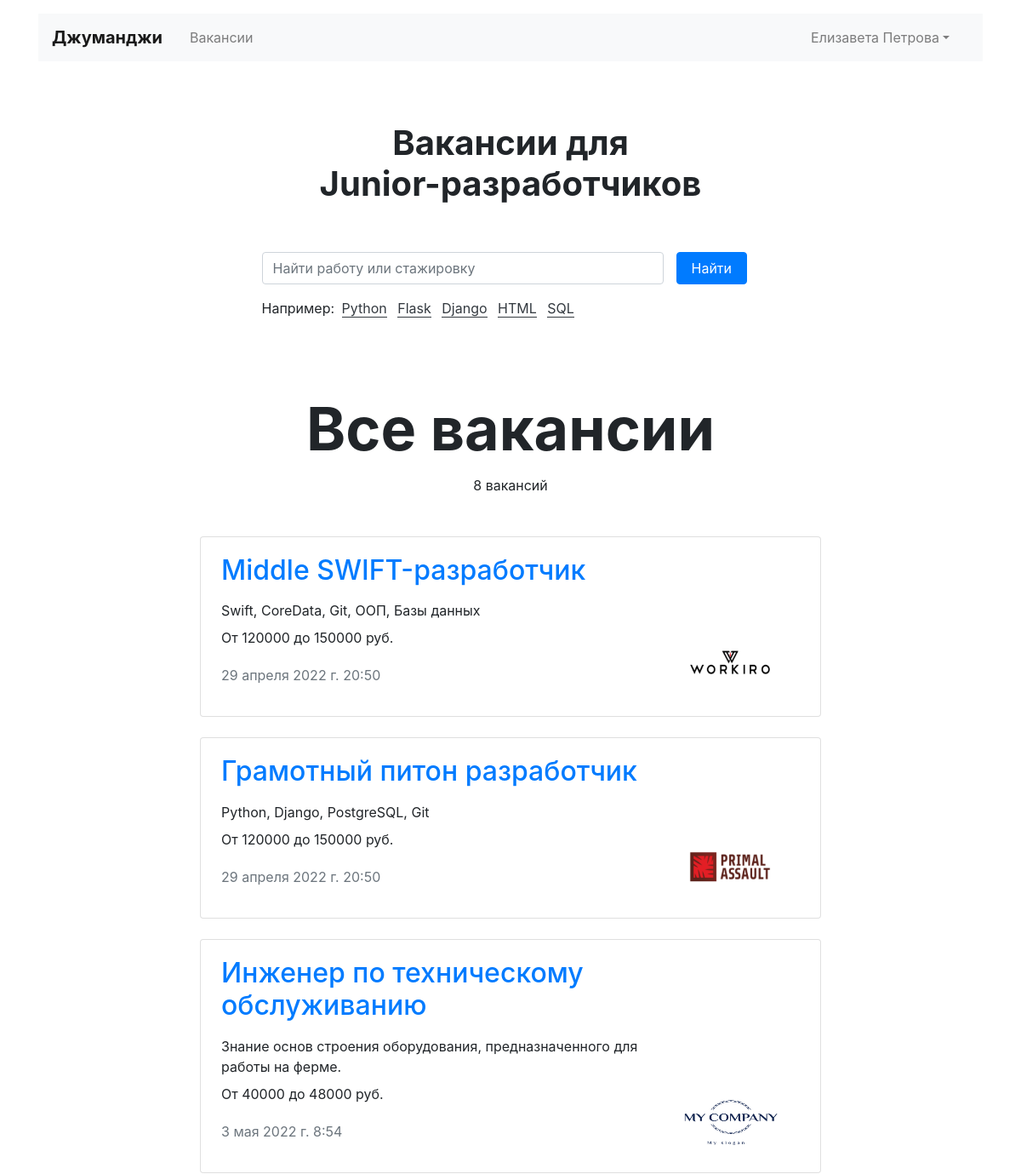
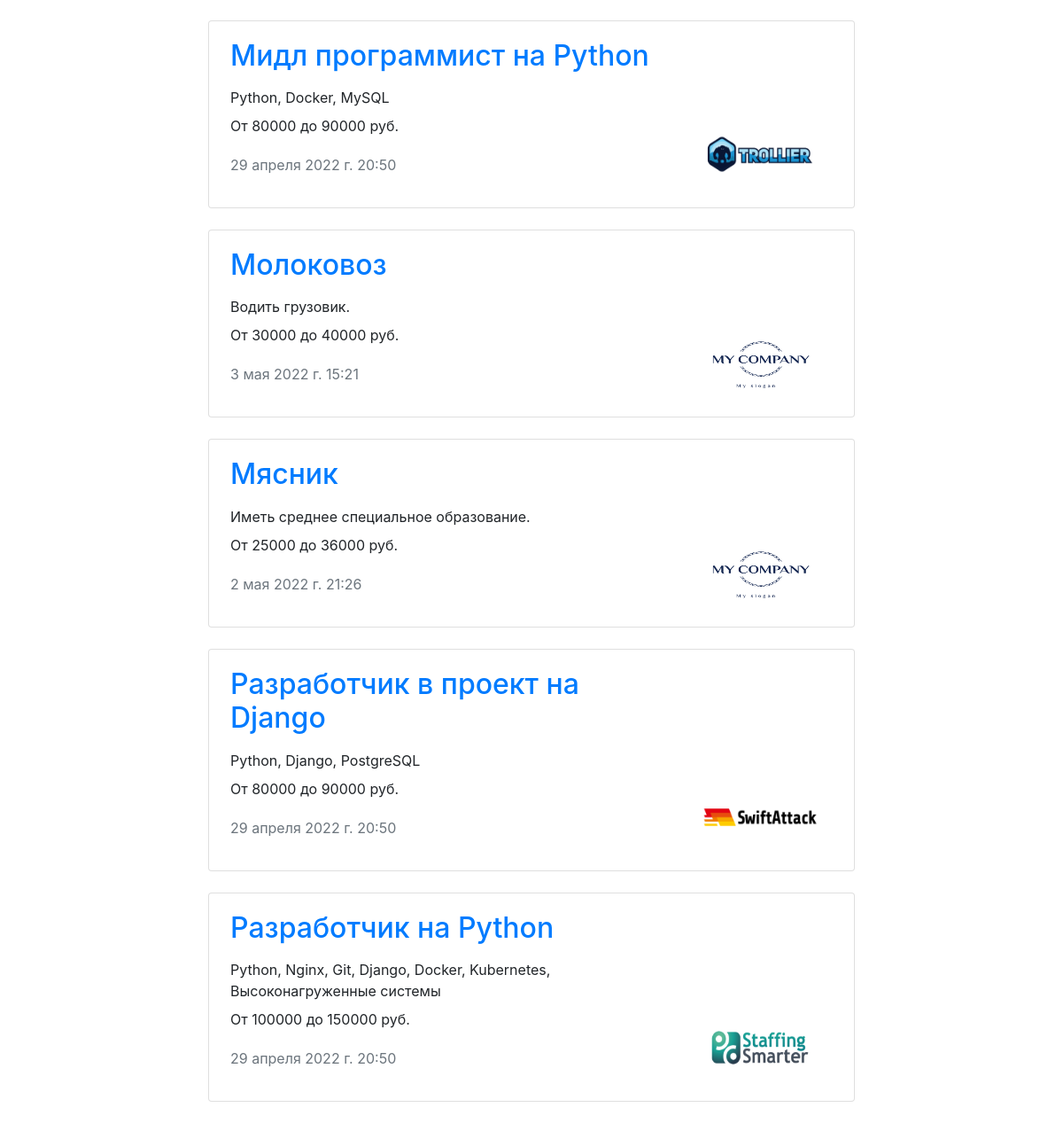
The page /vacancies/ (signed in) on the database as committed earlier (2 pictures, top to bottom).
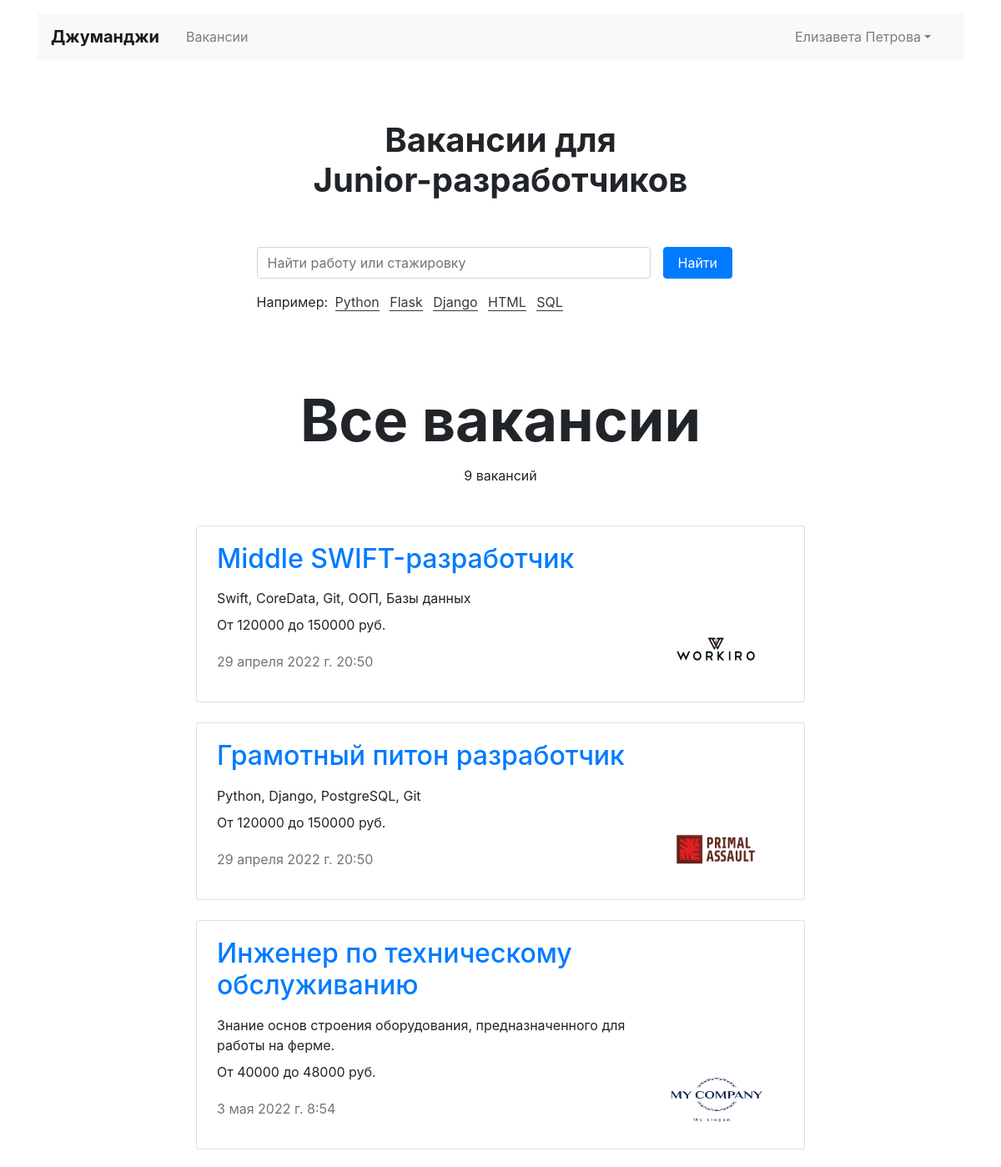
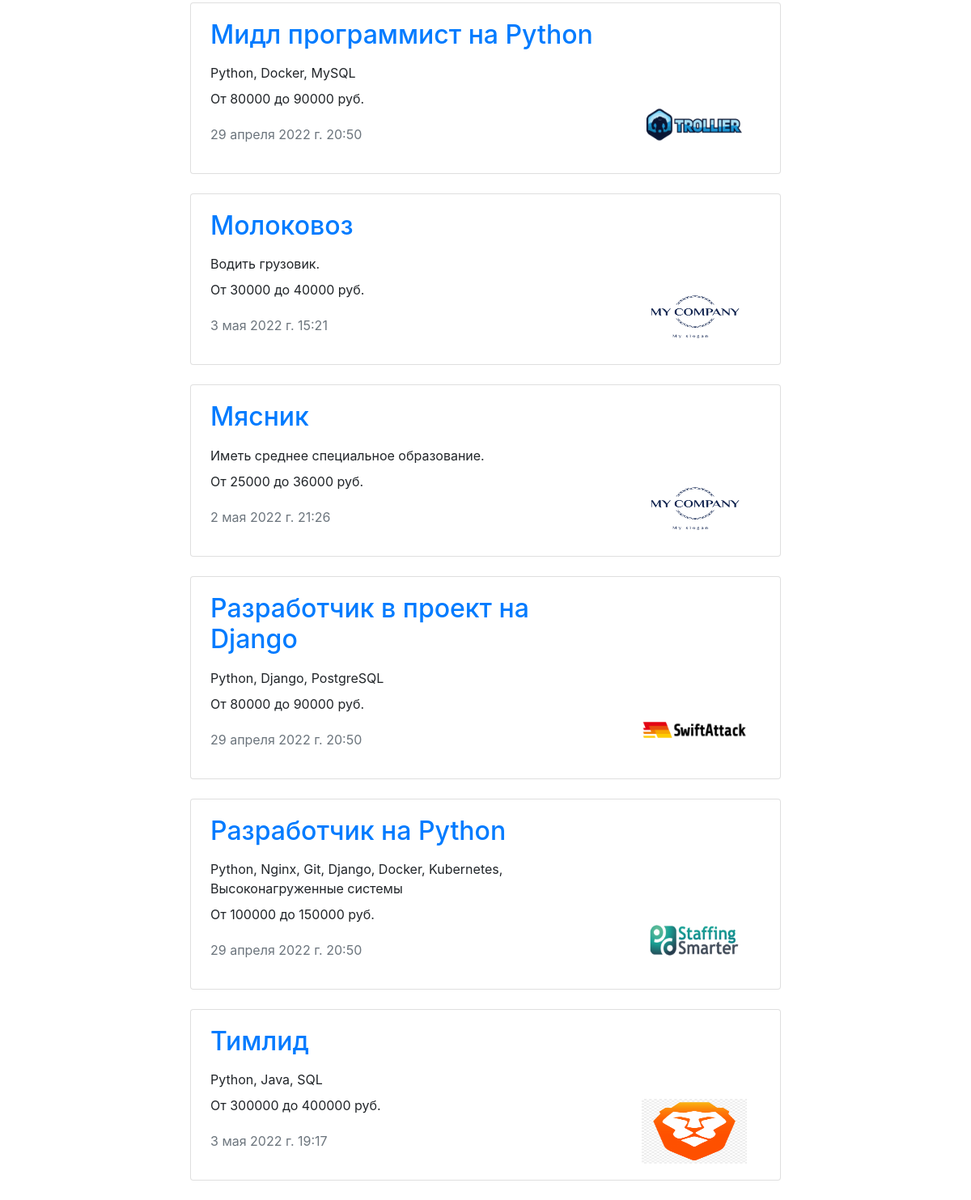
The same page on the database as committed later (2 pictures, top to bottom).
### job_site_app/models.py (models this page shows, shortened)
class Vacancy(models.Model):
    title = models.CharField(max_length=50, verbose_name='Вакансия')
    specialty = models.ForeignKey('Specialty', on_delete=models.CASCADE, related_name="specialty",
                                  verbose_name='Специальность')
    company = models.ForeignKey('Company', on_delete=models.CASCADE, related_name="company", verbose_name='Компания')
    skills = models.TextField(verbose_name='Навыки')
    description = models.TextField(verbose_name='Описание')
    salary_min = models.IntegerField(verbose_name='Минимальня зарплата')
    salary_max = models.IntegerField(verbose_name='Максимальная зарплата')
    published_at = models.DateTimeField(auto_now_add=True, verbose_name='Опубликовано')
    class Meta:
        verbose_name_plural = 'Вакансии'
        verbose_name = 'Вакансия'
        ordering = ['title']

class Company(models.Model):
    name = models.CharField(max_length=50, verbose_name='Компания')
    location = models.CharField(max_length=50, verbose_name='Город')
    logo = models.ImageField(upload_to='job_site_app/static/logo/', verbose_name='Лого')
    description = models.TextField(verbose_name='Информация о компании')
    employee_count = models.IntegerField(verbose_name='Количество сотрудников')
    owner = models.OneToOneField(User, null=True, on_delete=models.CASCADE,  related_name="owner",
                                 verbose_name='Владелец')
    class Meta:
        verbose_name_plural = 'Компании'
        verbose_name = 'Компания'
        ordering = ['name']

### job_site_app/views.py (the view)
# urls.py: path('vacancies/', VacancyListView.as_view(), name='vacancies'),
class VacancyListView(LoginRequiredMixin, ListView):
    login_url = 'accounts:login'
    template_name = 'job_site_app/vacancies.html'
    model = Vacancy
    def get_context_data(self, **kwargs):
        context = super(VacancyListView, self).get_context_data(**kwargs)
        context['vacancies'] = Vacancy.objects.all()
        return context

### job_site_app/templates/job_site_app/vacancies.html
{% extends "layout/basic.html" %}
{% block content %}
<section>
      <h1 class="h1 text-center mx-auto mt-4 py-5"><strong>Вакансии для <br>Junior-разработчиков</strong></h1>
      <div class="row">
        <div class="col-12 col-md-8 col-lg-6 offset-lg-3 offset-md-2">
          <form class="form-inline mb-3" action="{% url 'job:search' %}" method="get" enctype="multipart/form-data">
          <div class="form-group col-8 col-md-10 pl-0">
            <input class="form-control w-100" name="q" type="text" placeholder="Найти работу или стажировку"
                   aria-label="Найти работу или стажировку">
          </div>
          <div class="form-group col-4 col-md-2 pl-0">
            <button class="btn btn-primary w-100" type="submit">Найти</button>
          </div>
        </form>
          <p>Например:
            <a href="/search/?q=python" class="text-dark border-bottom border-dark m-1 text-decoration-none">Python</a>
            <a href="/search/?q=flask" class="text-dark border-bottom border-dark m-1 text-decoration-none">Flask</a>
            <a href="/search/?q=django" class="text-dark border-bottom border-dark m-1 text-decoration-none">Django</a>
            <a href="/search/?q=html" class="text-dark border-bottom border-dark m-1 text-decoration-none">HTML</a>
            <a href="/search/?q=sql" class="text-dark border-bottom border-dark m-1 text-decoration-none">SQL</a
          </p>
        </div>
      </div>
    </section>
  <main class="container mt-3">
    <section>
      {% if special %}
        <h1 class="h1 text-center mx-auto mt-4 pt-5" style="font-size: 70px;"><strong>{{ special.title }}</strong></h1>
      {% else %}
        <h1 class="h1 text-center mx-auto mt-4 pt-5" style="font-size: 70px;"><strong>Все вакансии</strong></h1>
      {% endif %}
      <p class="text-center pt-1">{{ vacancies.count }} вакансий</p>
      <div class="row mt-5">
        <div class="col-12 col-lg-8 offset-lg-2 m-auto">
          {% for vacancy in vacancies %}
          <div class="card mb-4">
            <div class="card-body px-4">
              <div class="row">
                <div class="col-12 col-md-8 col-lg-9">
                  <a href="{% url 'job:vacancy' vacancy.pk %}"><h2 class="h2 pb-2">{{ vacancy.title }}</h2></a>
                  <p class="mb-2">{{ vacancy.skills }}</p>
                  <p>От {{ vacancy.salary_min }} до {{ vacancy.salary_max }} руб.</p>
                  <p class="text-muted pt-1">{{ vacancy.published_at }}</p>
                </div>
                <div class="col-12 col-md-4 col-lg-3 d-flex align-items-end">
                  <a href="{% url 'job:vacancy' vacancy.pk %}"><img src="{{ vacancy.company.logo.url }}" width="130"
                                                                    height="80" alt="{{ vacancy.title }}"></a>
                </div>
              </div>
            </div>
          </div>
          {% endfor %}
        </div>
      </div>
    </section>
  </main>
{% endblock %}

Rows that differ between the two databases and show on the page:
added Vacancy: title "Тимлид", skills "Python, Java, SQL", salary_min "300000", salary_max "400000", published_at "3 мая 2022 г. 19:17", company.logo (picture)
Other text that changed with them:
{{ vacancies.count }}: "8" → "9"
